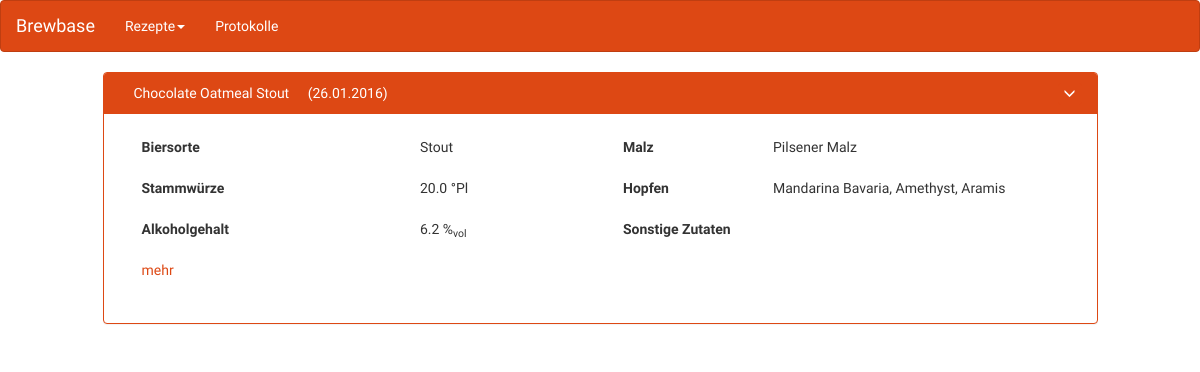
Before: /recipes/ with the older database file.
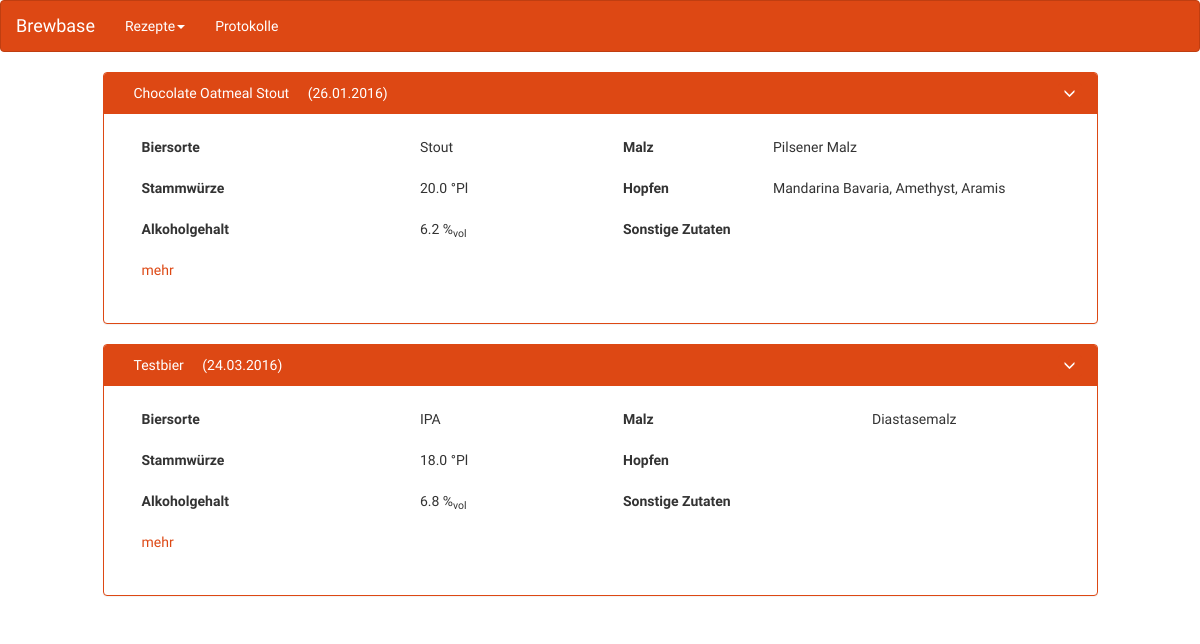
After: the same page with the newer database file.
### app/models.py (models this page shows, shortened)
class Recipe(db.Model):
    __tablename__ = 'recipes'
    id = Column(Integer, primary_key=True)
    date = Column(Date, default=func.now())
    description = Column(Text)
    name = Column(String(255), default='')
    beertype = Column(String(255), default='')
    original_gravity = Column(Float(precision=1))
    alcohol = Column(Float(precision=1))
    bitterness = Column(Integer)
    color = Column(Integer)
    carbonisation = Column(Float(precision=1))
    @property
    def ebc(self):
        try:
            return (sum(malt.qty * malt.ebc for malt in self.malts) /
                    sum(malt.qty for malt in self.malts))
        except (TypeError, ZeroDivisionError):
            return None

### app/views.py (the view)
@app.route('/recipes')
def handle_recipes():
    pass

### app/__init__.py (called while the page is built)
@app.template_filter('dateformat')
def dateformat(value, format='%d.%m.%Y'):
    return value.strftime(format)

### app/views.py (called while the page is built)
@app.route('/')
@app.route('/index')
@app.route('/recipes/')
def recipe_list():
    recipes = db.session.query(Recipe)
    return render_template('recipes.html', recipes=recipes)

### app/templates/recipes.html (shortened to what this page needs)
{% extends "base.html" %}
{% from "navbar.html" import mynavbar %}
{% from "common.html" import detail %}
{% block navbar %}
  {{ mynavbar() }}
{% endblock %}
{% block content %}
  {% for recipe in recipes %}
    <div class="row">
      <div class="recipe-detail col-sm-offset-1 col-sm-10">
        <div class="panel panel-primary">
          <div class="panel-heading">
            <a href="{{ url_for('edit_recipe', recipe_id=recipe.id) }}" class="panel-heading">
              {{ recipe.name }}
            </a>
            ({{ recipe.date | dateformat}})
            <div class="dropdown pull-right">
              <a class="btn btn-primary btn-xs" data-toggle="dropdown" expanded="false"><span class="glyphicon glyphicon-menu-down"></span></a>
            </div>
          </div>
          <div class="panel-body recipe-detail">
            <div class="col-sm-6">
              <table class="table">
                <tr>
                  <td><label>Biersorte</label></td>
                  <td>{{ recipe.beertype }}</td>
                </tr>
                <tr>
                  <td><label>Stammwürze</label></td>
                  <td>{{ recipe.original_gravity }} °Pl</td>
                </tr>
                <tr>
                  <td><label>Alkoholgehalt</label></td>
                  <td>{{ recipe.alcohol or '-'}} %<sub>vol</sub></td>
                </tr>
                <tr>
                  <td>
                    <a class="link-more" href="#">mehr</a>
                  </td>
                  <td></td>
                </tr>
              </table>
            </div>
            <div class="col-sm-6">
              <table class="table">
                <tr>
                  <td><label>Malz</label></td>
                  <td>{{ recipe.malts|join(', ', attribute='name_') }}</td>
                </tr>
                <tr>
                  <td><label>Hopfen</label></td>
                  <td>{{ recipe.hops|join(', ', attribute='name_') }}</td>
                </tr>
                <tr>
                  <td><label>Sonstige Zutaten</label></td>
                  <td>{{ recipe.miscs|join(', ', attribute='name_') }}</td>
                </tr>
              </table>
            </div>
          </div>
        </div>
      </div>
    </div>
  {% endfor %}
{% endblock %}

### app/templates/base.html (shortened to what this page needs)
<!DOCTYPE html>
<html lang="en">
  <head>
    <link href="/static/css/bootstrap.min.css" rel="stylesheet">
    <link href="/static/css/brewbase.css" rel="stylesheet">
  </head>
  <body>
    <div id="main">
      {% block navbar %}{% endblock %}
      {% block content %}{% endblock %}
    </div>
  </body>
</html>

### app/templates/navbar.html (shortened to what this page needs)
{%  macro mynavbar() %}
<nav class="navbar navbar-default">
  <div class="container-fluid">
    <div class="navbar-header">
      <a class="navbar-brand" href="{{ url_for('recipe_list') }}">Brewbase</a>
    </div>
    <div class="collapse navbar-collapse" id="bs-example-navbar-collapse-1">
      <ul class="nav navbar-nav">
        <li class="dropdown">
          <a href="#" class="dropdown-toggle" data-toggle="dropdown" role="button" aria-haspopup>Rezepte<span class="caret"></span></a>
        </li>
        <li><a href="#">Protokolle</a></li>
      </ul>
    </div>
  </div>
</nav>
{% endmacro %}

### app/static/css/brewbase.css (style rules this page uses)
.table th, .table td { border-top: none !important; }

### app/templates/recipes.html (style rules this page uses)
.panel-heading { color: white; }

Changed rows visible on the page:
added Recipe: name "Testbier", date "24.03.2016", beertype "IPA", original_gravity "18.0", alcohol "6.8", malts "Diastasemalz"
